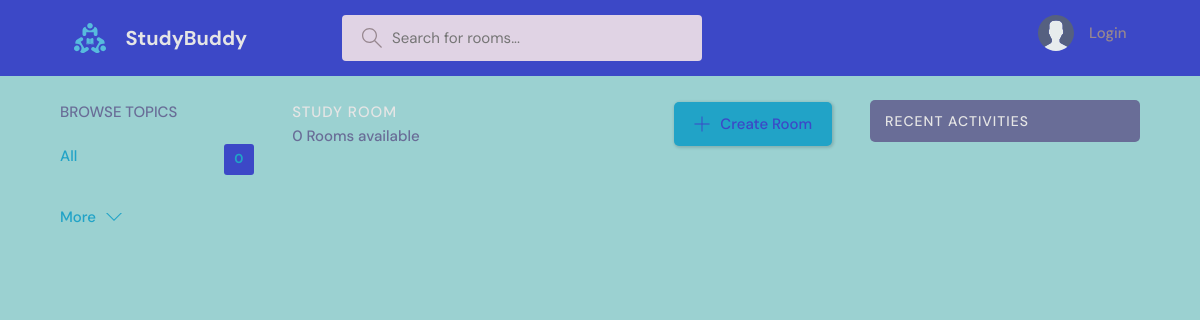
The app's page /, older data.
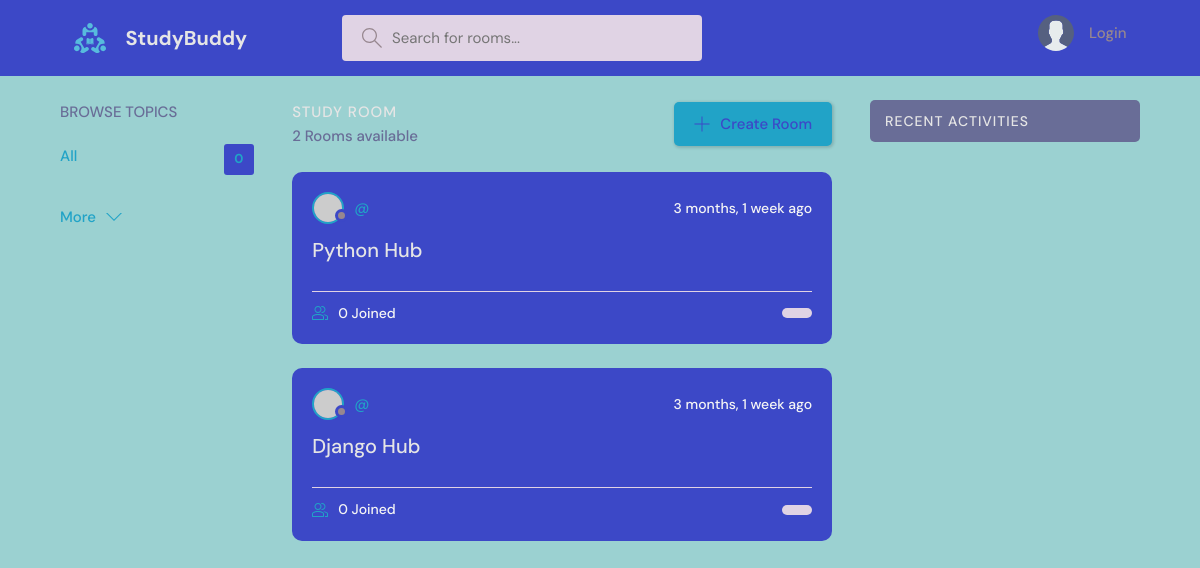
The same page, newer data.
### base/models.py (models this page shows, shortened)
class Room(models.Model):
    host = models.ForeignKey(User, on_delete=models.SET_NULL, null=True)
    topic = models.ForeignKey(Topic, on_delete=models.SET_NULL, null=True)
    name = models.CharField(max_length=200)
    description = models.TextField(null=True, blank=True)
    participants = models.ManyToManyField(
        User, related_name='participants', blank=True)
    updated = models.DateTimeField(auto_now=True)
    created = models.DateTimeField(auto_now_add=True)
    class Meta:
        ordering = ['-updated', '-created']

### base/views.py (the view)
# urls.py: path('', views.home, name='home'),
def home(request):
    q = request.GET.get('q') if request.GET.get('q') != None else ''
    rooms = Room.objects.filter(
        Q(topic__name__icontains=q) |
        Q(name__icontains=q) |
        Q(description__icontains=q)
    )
    topics = Topic.objects.all()[0:4]
    room_messages = Message.objects.filter(
        Q(room__topic__name__icontains=q) | Q(room__name__icontains=q))
    room_count = rooms.count()
    context = {'rooms': rooms, 'topics': topics,
               'room_count': room_count, 'room_messages': room_messages}
    return render(request, 'base/home.html', context)

### base/templates/base/home.html (shortened to what this page needs)
{% extends 'main.html' %}
{% load static %}
{% block content %}
<main class="layout layout--3">
  <div class="container">
    {% include 'base/topics_components.html' %}
    <div class="roomList">
      <div class="roomList__header">
        <div>
          <h2>Study Room</h2>
          <p>{{room_count}} Rooms available</p>
        </div>
        <a class="btn btn--main" href="{% url 'create-room' %}">
          <svg
            version="1.1"
            xmlns="http://www.w3.org/2000/svg"
            width="32"
            height="32"
            viewBox="0 0 32 32"
          >
            <title>add</title>
            <path
              d="M16.943 0.943h-1.885v14.115h-14.115v1.885h14.115v14.115h1.885v-14.115h14.115v-1.885h-14.115v-14.115z"
            ></path>
          </svg>
          Create Room
        </a>
      </div>
      {% include 'base/feed_components.html' %}
    </div>
    {% include 'base/activity_components.html' %}
  </div>
</main>
{% endblock %}

### base/templates/base/feed_components.html (shortened to what this page needs)
{% for room in rooms %}
<div class="roomListRoom">
  <div class="roomListRoom__header">
    <a
      href="{% url 'user-profile' room.host.id %}"
      class="roomListRoom__author"
    >
      <div class="avatar avatar--small">
        <img src="https://randomuser.me/api/portraits/women/11.jpg" />
      </div>
      <span>@{{room.host.username}}</span>
    </a>
    <div class="roomListRoom__actions">
      <span>{{room.created|timesince}} ago</span>
    </div>
  </div>
  <div class="roomListRoom__content">
    <a href="{% url 'room' room.id %}">{{room.name}}</a>
  </div>
  <div class="roomListRoom__meta">
    <a href="{% url 'room' room.id %}" class="roomListRoom__joined">
      {{room.participants.all.count}} Joined
    </a>
    <p class="roomListRoom__topic">{{room.topic.name}}</p>
  </div>
</div>
{% endfor %}

Row changes from the older to the newer data that the page shows:
added Room: created "3 months, 1 week", name "Python Hub", participants.all.count "0"
added Room: created "3 months, 1 week", name "Django Hub", participants.all.count "0"
Text that changed along with them:
{{ room_count }}: "0" → "2"
